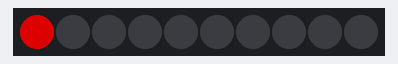
Simulated run of this program. Board: ESP32 board running MicroPython. Parts: 10 RGB LEDs in strip order, left to right. Dim RGB values are drawn brighter than linear.

Above: at 0.1 s.
At 0.5 s:
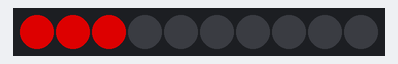
At 0.9 s:
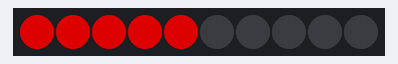
At 1.9 s:
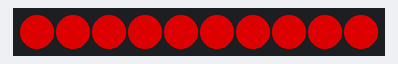
At 2.9 s:
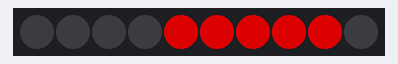
At 4.11 s:
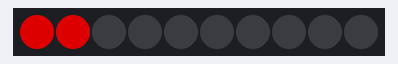

The program:

led_strip_test.py
```python
import time, machine, neopixel

MAX_LEDS = 10
LED_PIN = 5

pixels = neopixel.NeoPixel(machine.Pin(LED_PIN), MAX_LEDS)

def clear():
  for i in range(MAX_LEDS):
    pixels[i] = (0, 0, 0)
  pixels.write()

while True:
  for i in range(MAX_LEDS):
    pixels[i] = (150, 0, 0)
    pixels.write()
    time.sleep(0.2)

  clear()

  for i in reversed(range(MAX_LEDS - 1)):
    pixels[i] = (150, 0, 0)
    pixels.write()
    time.sleep(0.2)

  clear()
```

Measured:
- by itself, everything shown: repeats every 3.8 s, in 19 steps
